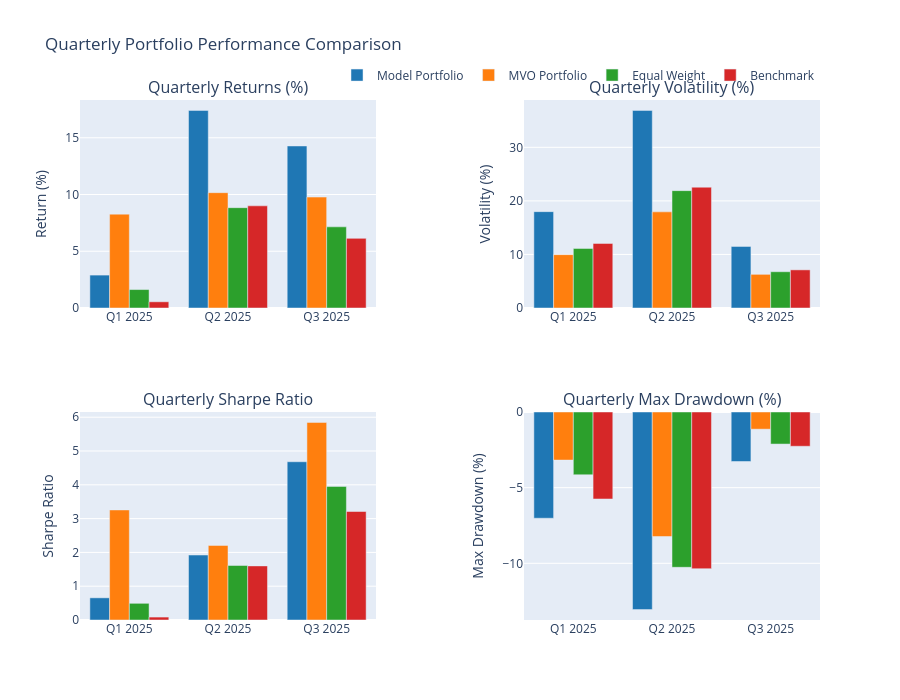

The notebook cell this image was saved under:
### Code cell
# Plotting
fig = make_subplots(
    rows=2, cols=2,
    subplot_titles=('Quarterly Returns (%)', 'Quarterly Volatility (%)', 
                   'Quarterly Sharpe Ratio', 'Quarterly Max Drawdown (%)'),
    vertical_spacing=0.2,
    horizontal_spacing=0.2
)

colors = ['#1f77b4', '#ff7f0e', '#2ca02c', '#d62728']
quarters = list(quarterly_comparison['Total Return (%)'].index)

# Plot quarterly returns
for i, portfolio in enumerate(portfolios.keys()):
    fig.add_trace(
        go.Bar(
            x=quarters,
            y=quarterly_comparison['Total Return (%)'][portfolio],
            name=portfolio,
            marker_color=colors[i],
            showlegend=True
        ),
        row=1, col=1
    )

for i, portfolio in enumerate(portfolios.keys()):
    fig.add_trace(
        go.Bar(
            x=quarters,
            y=quarterly_comparison['Volatility (%)'][portfolio],
            name=portfolio,
            marker_color=colors[i],
            showlegend=False
        ),
        row=1, col=2
    )

for i, portfolio in enumerate(portfolios.keys()):
    fig.add_trace(
        go.Bar(
            x=quarters,
            y=quarterly_comparison['Sharpe Ratio'][portfolio],
            name=portfolio,
            marker_color=colors[i],
            showlegend=False
        ),
        row=2, col=1
    )

for i, portfolio in enumerate(portfolios.keys()):
    fig.add_trace(
        go.Bar(
            x=quarters,
            y=quarterly_comparison['Max Drawdown (%)'][portfolio],
            name=portfolio,
            marker_color=colors[i],
            showlegend=False
        ),
        row=2, col=2
    )

fig.update_layout(
    title='Quarterly Portfolio Performance Comparison',
    height=700,
    showlegend=True,
    legend=dict(
        orientation="h",
        yanchor="bottom",
        y=1.02,
        xanchor="right",
        x=1
    )
)

# Update axes labels
fig.update_yaxes(title_text="Return (%)", row=1, col=1)
fig.update_yaxes(title_text="Volatility (%)", row=1, col=2)
fig.update_yaxes(title_text="Sharpe Ratio", row=2, col=1)
fig.update_yaxes(title_text="Max Drawdown (%)", row=2, col=2)

fig.show()

# Summary Statistics by Quarter
print("\n" + "="*60)
print("QUARTERLY PERFORMANCE SUMMARY")
print("="*60)

for quarter in quarters:
    print(f"\n{quarter}:")
    print("-" * 20)
    
    # Best performing portfolio this quarter
    quarter_returns = quarterly_comparison['Total Return (%)'].loc[quarter]
    best_return = quarter_returns.idxmax()
    print(f"Best Return: {best_return} ({quarter_returns[best_return]:.2f}%)")
    
    # Best Sharpe ratio this quarter
    quarter_sharpe = quarterly_comparison['Sharpe Ratio'].loc[quarter].dropna()
    if not quarter_sharpe.empty:
        best_sharpe = quarter_sharpe.idxmax()
        print(f"Best Sharpe: {best_sharpe} ({quarter_sharpe[best_sharpe]:.3f})")
    
    # Lowest volatility this quarter
    quarter_vol = quarterly_comparison['Volatility (%)'].loc[quarter].dropna()
    if not quarter_vol.empty:
        lowest_vol = quarter_vol.idxmin()
        print(f"Lowest Vol: {lowest_vol} ({quarter_vol[lowest_vol]:.2f}%)")

# Ranking Analysis
print("\n" + "="*60)
print("PORTFOLIO RANKINGS BY QUARTER")
print("="*60)

ranking_df = pd.DataFrame(index=quarters, columns=portfolios.keys())

for quarter in quarters:
    # Rank by quarterly returns (1 = best)
    quarter_returns = quarterly_comparison['Total Return (%)'].loc[quarter]
    ranks = quarter_returns.rank(ascending=False, method='min')
    ranking_df.loc[quarter] = ranks

print("\nRanking by Quarterly Returns (1=Best, 4=Worst):")
print(ranking_df.astype(int))

# Average ranking
avg_ranking = ranking_df.mean().sort_values()
print(f"\nAverage Ranking Across All Quarters:")
print("-" * 40)
for portfolio, avg_rank in avg_ranking.items():
    print(f"{portfolio}: {avg_rank:.2f}")

# Win rate analysis
print(f"\nQuarterly Win Rate (% of quarters ranked #1):")
print("-" * 45)
for portfolio in portfolios.keys():
    win_rate = (ranking_df[portfolio] == 1).sum() / len(quarters) * 100
    print(f"{portfolio}: {win_rate:.1f}%")

# Save the plot to a file
fig.write_html(f'{output_dir}/{train_type}/QoQ_performance_{model_type}_run_{run_no}.html')
fig.write_image(f'{output_dir}/{train_type}/QoQ_performance_{model_type}_run_{run_no}.png')

### Figure 1 — Plotly figure (JSON) as saved in the notebook; plotly's stock layout.template omitted (floating-point values rounded to 4 significant figures)
{"data": [{"marker": {"color": "#1f77b4"}, "name": "Model Portfolio", "showlegend": true, "type": "bar", "x": ["Q1 2025", "Q2 2025", "Q3 2025"], "xaxis": "x", "y": [2.9, 17.41, 14.28], "yaxis": "y"}, {"marker": {"color": "#ff7f0e"}, "name": "MVO Portfolio", "showlegend": true, "type": "bar", "x": ["Q1 2025", "Q2 2025", "Q3 2025"], "xaxis": "x", "y": [8.269, 10.16, 9.773], "yaxis": "y"}, {"marker": {"color": "#2ca02c"}, "name": "Equal Weight", "showlegend": true, "type": "bar", "x": ["Q1 2025", "Q2 2025", "Q3 2025"], "xaxis": "x", "y": [1.625, 8.84, 7.151], "yaxis": "y"}, {"marker": {"color": "#d62728"}, "name": "Benchmark", "showlegend": true, "type": "bar", "x": ["Q1 2025", "Q2 2025", "Q3 2025"], "xaxis": "x", "y": [0.5467, 9.002, 6.136], "yaxis": "y"}, {"marker": {"color": "#1f77b4"}, "name": "Model Portfolio", "showlegend": false, "type": "bar", "x": ["Q1 2025", "Q2 2025", "Q3 2025"], "xaxis": "x2", "y": [18.0, 36.9, 11.5], "yaxis": "y2"}, {"marker": {"color": "#ff7f0e"}, "name": "MVO Portfolio", "showlegend": false, "type": "bar", "x": ["Q1 2025", "Q2 2025", "Q3 2025"], "xaxis": "x2", "y": [9.964, 17.95, 6.285], "yaxis": "y2"}, {"marker": {"color": "#2ca02c"}, "name": "Equal Weight", "showlegend": false, "type": "bar", "x": ["Q1 2025", "Q2 2025", "Q3 2025"], "xaxis": "x2", "y": [11.12, 21.92, 6.773], "yaxis": "y2"}, {"marker": {"color": "#d62728"}, "name": "Benchmark", "showlegend": false, "type": "bar", "x": ["Q1 2025", "Q2 2025", "Q3 2025"], "xaxis": "x2", "y": [12.06, 22.56, 7.122], "yaxis": "y2"}, {"marker": {"color": "#1f77b4"}, "name": "Model Portfolio", "showlegend": false, "type": "bar", "x": ["Q1 2025", "Q2 2025", "Q3 2025"], "xaxis": "x3", "y": [0.6564, 1.922, 4.683], "yaxis": "y3"}, {"marker": {"color": "#ff7f0e"}, "name": "MVO Portfolio", "showlegend": false, "type": "bar", "x": ["Q1 2025", "Q2 2025", "Q3 2025"], "xaxis": "x3", "y": [3.256, 2.206, 5.847], "yaxis": "y3"}, {"marker": {"color": "#2ca02c"}, "name": "Equal Weight", "showlegend": false, "type": "bar", "x": ["Q1 2025", "Q2 2025", "Q3 2025"], "xaxis": "x3", "y": [0.4938, 1.613, 3.953], "yaxis": "y3"}, {"marker": {"color": "#d62728"}, "name": "Benchmark", "showlegend": false, "type": "bar", "x": ["Q1 2025", "Q2 2025", "Q3 2025"], "xaxis": "x3", "y": [0.08661, 1.601, 3.21], "yaxis": "y3"}, {"marker": {"color": "#1f77b4"}, "name": "Model Portfolio", "showlegend": false, "type": "bar", "x": ["Q1 2025", "Q2 2025", "Q3 2025"], "xaxis": "x4", "y": [-7.021, -13.06, -3.271], "yaxis": "y4"}, {"marker": {"color": "#ff7f0e"}, "name": "MVO Portfolio", "showlegend": false, "type": "bar", "x": ["Q1 2025", "Q2 2025", "Q3 2025"], "xaxis": "x4", "y": [-3.178, -8.228, -1.135], "yaxis": "y4"}, {"marker": {"color": "#2ca02c"}, "name": "Equal Weight", "showlegend": false, "type": "bar", "x": ["Q1 2025", "Q2 2025", "Q3 2025"], "xaxis": "x4", "y": [-4.151, -10.26, -2.119], "yaxis": "y4"}, {"marker": {"color": "#d62728"}, "name": "Benchmark", "showlegend": false, "type": "bar", "x": ["Q1 2025", "Q2 2025", "Q3 2025"], "xaxis": "x4", "y": [-5.749, -10.35, -2.264], "yaxis": "y4"}], "layout": {"annotations": [{"font": {"size": 16}, "showarrow": false, "text": "Quarterly Returns (%)", "x": 0.2, "xanchor": "center", "xref": "paper", "y": 1, "yanchor": "bottom", "yref": "paper"}, {"font": {"size": 16}, "showarrow": false, "text": "Quarterly Volatility (%)", "x": 0.8, "xanchor": "center", "xref": "paper", "y": 1, "yanchor": "bottom", "yref": "paper"}, {"font": {"size": 16}, "showarrow": false, "text": "Quarterly Sharpe Ratio", "x": 0.2, "xanchor": "center", "xref": "paper", "y": 0.4, "yanchor": "bottom", "yref": "paper"}, {"font": {"size": 16}, "showarrow": false, "text": "Quarterly Max Drawdown (%)", "x": 0.8, "xanchor": "center", "xref": "paper", "y": 0.4, "yanchor": "bottom", "yref": "paper"}], "height": 700, "legend": {"orientation": "h", "x": 1, "xanchor": "right", "y": 1.02, "yanchor": "bottom"}, "showlegend": true, "title": {"text": "Quarterly Portfolio Performance Comparison"}, "xaxis": {"anchor": "y", "domain": [0, 0.4]}, "xaxis2": {"anchor": "y2", "domain": [0.6, 1]}, "xaxis3": {"anchor": "y3", "domain": [0, 0.4]}, "xaxis4": {"anchor": "y4", "domain": [0.6, 1]}, "yaxis": {"anchor": "x", "domain": [0.6, 1], "title": {"text": "Return (%)"}}, "yaxis2": {"anchor": "x2", "domain": [0.6, 1], "title": {"text": "Volatility (%)"}}, "yaxis3": {"anchor": "x3", "domain": [0, 0.4], "title": {"text": "Sharpe Ratio"}}, "yaxis4": {"anchor": "x4", "domain": [0, 0.4], "title": {"text": "Max Drawdown (%)"}}}}
